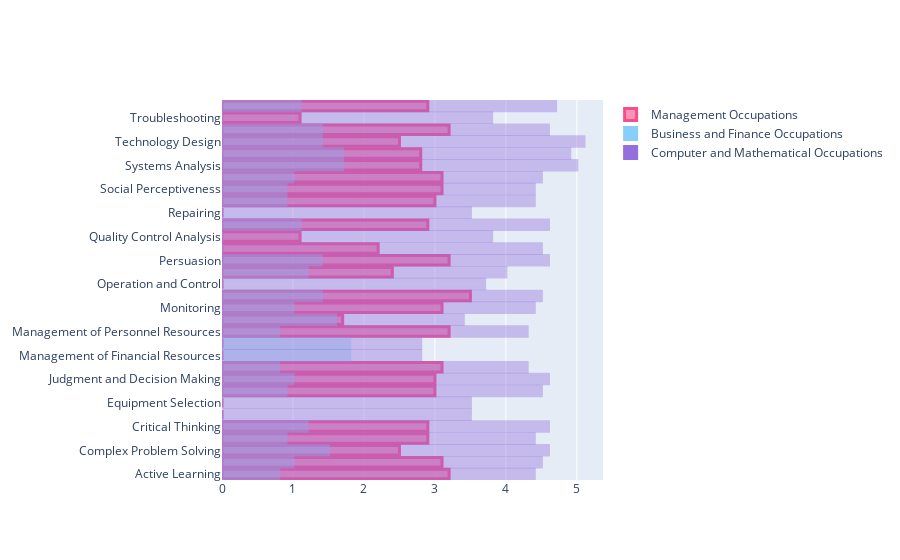

The code cell stored with this chart in its notebook:
### Code cell
import plotly.express as px
import plotly.graph_objects as go

figy = list(skills_occ_level.columns.values)
figx = skills_occ_level.iloc[0, 0:]
figx = figx.tolist()

figx2 = skills_occ_level.iloc[1, 0:]
figx2 = figx2.tolist()

figx3 = skills_occ_level.iloc[2, 0:]
figx3 = figx3.tolist()

fig = go.Figure()
fig.add_trace(go.Bar(
    y= figy,
    x= figx,
    name='Management Occupations',
    orientation='h',
    marker=dict(
        color='rgba(246, 78, 139, 0.6)',
        line=dict(color='rgba(246, 78, 139, 1.0)', width=3)
    )
))
fig.add_trace(go.Bar(
    y= figy,
    x= figx2,
    name='Business and Finance Occupations',
    orientation='h',
    marker=dict(
        color='LightSkyBlue', opacity = .4,
        line=dict(color='LightSkyBlue', width=3)
    )
))
fig.add_trace(go.Bar(
    y= figy,
    x= figx3,
    name='Computer and Mathematical Occupations',
    orientation='h',
    marker=dict(
        color='MediumPurple', opacity = .4,
        line=dict(color='MediumPurple', width=3)
    )
))

fig.update_layout(barmode='overlay')
fig.show()

### Figure 1 — Plotly figure (JSON) as saved in the notebook; plotly's stock layout.template omitted (floating-point values rounded to 4 significant figures)
{"data": [{"marker": {"color": "rgba(246, 78, 139, 0.6)", "line": {"color": "rgba(246, 78, 139, 1.0)", "width": 3}}, "name": "Management Occupations", "orientation": "h", "type": "bar", "visible": true, "x": [3.2, 3.1, 2.5, 2.9, 2.9, 0, 0, 3, 3, 3.1, 0, 0, 3.2, 1.7, 3.1, 3.5, 0, 2.4, 3.2, 2.2, 1.1, 2.9, 0, 3, 3.1, 3.1, 2.8, 2.8, 2.5, 3.2, 1.1, 2.9], "y": ["Active Learning", "Active Listening", "Complex Problem Solving", "Coordination", "Critical Thinking", "Equipment Maintenance", "Equipment Selection", "Instructing", "Judgment and Decision Making", "Learning Strategies", "Management of Financial Resources", "Management of Material Resources", "Management of Personnel Resources", "Mathematics", "Monitoring", "Negotiation", "Operation and Control", "Operations Monitoring", "Persuasion", "Programming", "Quality Control Analysis", "Reading Comprehension", "Repairing", "Service Orientation", "Social Perceptiveness", "Speaking", "Systems Analysis", "Systems Evaluation", "Technology Design", "Time Management", "Troubleshooting", "Writing"]}, {"marker": {"color": "LightSkyBlue", "line": {"color": "LightSkyBlue", "width": 3}, "opacity": 0.4}, "name": "Business and Finance Occupations", "orientation": "h", "type": "bar", "visible": true, "x": [0.8, 1, 1.5, 0.9, 1.2, 0, 0, 0.9, 1, 0.8, 1.8, 1.8, 0.8, 1.6, 1, 1.4, 0, 1.2, 1.4, 0, 0, 1.1, 0, 0.9, 0.9, 1, 1.7, 1.7, 1.4, 1.4, 0, 1.1], "y": ["Active Learning", "Active Listening", "Complex Problem Solving", "Coordination", "Critical Thinking", "Equipment Maintenance", "Equipment Selection", "Instructing", "Judgment and Decision Making", "Learning Strategies", "Management of Financial Resources", "Management of Material Resources", "Management of Personnel Resources", "Mathematics", "Monitoring", "Negotiation", "Operation and Control", "Operations Monitoring", "Persuasion", "Programming", "Quality Control Analysis", "Reading Comprehension", "Repairing", "Service Orientation", "Social Perceptiveness", "Speaking", "Systems Analysis", "Systems Evaluation", "Technology Design", "Time Management", "Troubleshooting", "Writing"]}, {"marker": {"color": "MediumPurple", "line": {"color": "MediumPurple", "width": 3}, "opacity": 0.4}, "name": "Computer and Mathematical Occupations", "orientation": "h", "type": "bar", "x": [4.4, 4.5, 4.6, 4.4, 4.6, 3.5, 3.5, 4.5, 4.6, 4.3, 2.8, 2.8, 4.3, 3.4, 4.4, 4.5, 3.7, 4, 4.6, 4.5, 3.8, 4.6, 3.5, 4.4, 4.4, 4.5, 5, 4.9, 5.1, 4.6, 3.8, 4.7], "y": ["Active Learning", "Active Listening", "Complex Problem Solving", "Coordination", "Critical Thinking", "Equipment Maintenance", "Equipment Selection", "Instructing", "Judgment and Decision Making", "Learning Strategies", "Management of Financial Resources", "Management of Material Resources", "Management of Personnel Resources", "Mathematics", "Monitoring", "Negotiation", "Operation and Control", "Operations Monitoring", "Persuasion", "Programming", "Quality Control Analysis", "Reading Comprehension", "Repairing", "Service Orientation", "Social Perceptiveness", "Speaking", "Systems Analysis", "Systems Evaluation", "Technology Design", "Time Management", "Troubleshooting", "Writing"]}], "layout": {"autosize": true, "barmode": "overlay", "xaxis": {"autorange": true, "range": [0, 5.368], "type": "linear"}, "yaxis": {"autorange": true, "range": [-0.5, 31.5], "type": "category"}}}
